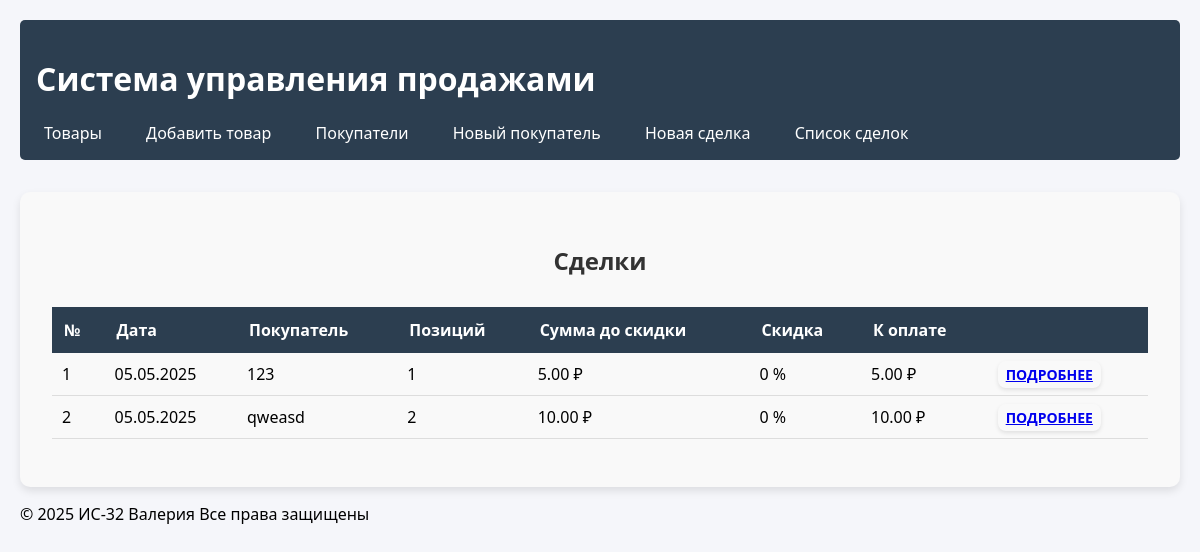
Page /deals/ on the earlier database version.
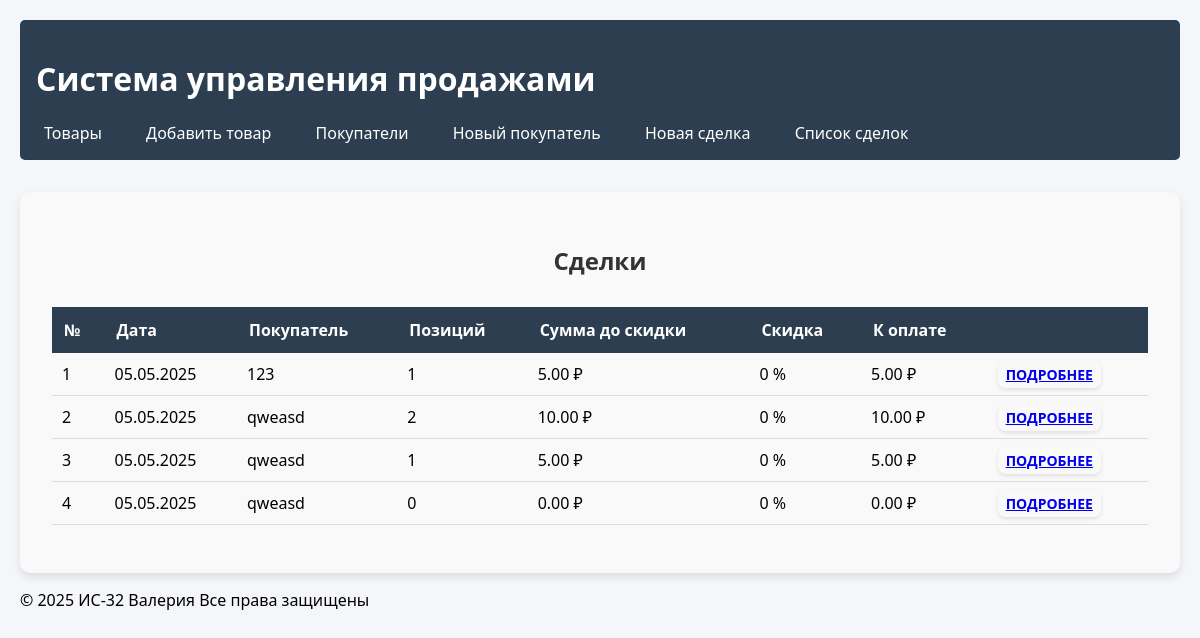
Same page on the later database version.
### sales/models.py (models this page shows, shortened)
class Deal(models.Model):
    customer    = models.ForeignKey(Customer, on_delete=models.CASCADE, verbose_name="Клиент")
    date        = models.DateField("Дата", auto_now_add=True)
    @property
    def total_quantity(self):
        return sum(item.quantity for item in self.items.all())
    @property
    def discount(self):
        qty = self.total_quantity
        if qty >= 1000: return Decimal('0.20')
        if qty >= 100:  return Decimal('0.10')
        if qty >= 10:   return Decimal('0.05')
        return Decimal('0')
    @property
    def subtotal(self):
        return sum(item.product.price * item.quantity for item in self.items.all())
    @property
    def total(self):
        return self.subtotal * (1 - self.discount)

class Customer(models.Model):
    name           = models.CharField("Покупатель", max_length=255)
    address        = models.TextField("Адрес", blank=True)
    phone          = models.CharField("Телефон", max_length=20, blank=True)
    contact_person = models.CharField("Контактное лицо", max_length=255, blank=True)

class DealItem(models.Model):
    deal     = models.ForeignKey(Deal, related_name='items', on_delete=models.CASCADE)
    product  = models.ForeignKey(Product, on_delete=models.CASCADE)
    quantity = models.PositiveIntegerField("Количество", default=1)

class Product(models.Model):
    name  = models.CharField("Наименование", max_length=255)
    price = models.DecimalField("Цена", max_digits=10, decimal_places=2)

### sales/views.py (the view)
# urls.py: path('deals/', deal_list, name='deal_list'),
def deal_list(request):
    deals = Deal.objects.prefetch_related('items__product')
    return render(request, 'sales/deal_list.html', {'deals': deals})

### sales/templatetags/math_filters.py (called while the page is built)
@register.filter
def mul(value, arg):
    try:
        return float(value) * float(arg)
    except:
        return ''

### sales/templates/sales/deal_list.html (shortened to what this page needs)
{% extends 'sales/base.html' %}
{% load humanize %}
{% load humanize math_filters %}
{% block content %}
<div class="container mt-5">
  <h2 class="mb-4">Сделки</h2>
  <table class="table table-striped align-middle">
    <thead>
      <tr>
        <th>№</th>
        <th>Дата</th>
        <th>Покупатель</th>
        <th>Позиций</th>
        <th>Сумма до скидки</th>
        <th>Скидка</th>
        <th>К оплате</th>
        <th></th>
      </tr>
    </thead>
    <tbody>
      {% for deal in deals %}
      <tr>
        <td>{{ deal.id }}</td>
        <td>{{ deal.date|date:"d.m.Y" }}</td>
        <td>{{ deal.customer.name }}</td>
        <td>{{ deal.total_quantity }}</td>
        <td>{{ deal.subtotal|floatformat:2 }} ₽</td>
        <td>{{ deal.discount|mul:100|floatformat:0 }} %</td>
        <td>{{ deal.total|floatformat:2 }} ₽</td>
        <td>
          <a href="{% url 'sales:deal_detail' deal.id %}" class="btn btn-sm btn-outline-secondary">
            Подробнее
          </a>
        </td>
      </tr>
      {% empty %}
      <tr>
        <td colspan="8" class="text-center">Сделок не найдено</td>
      </tr>
      {% endfor %}
    </tbody>
  </table>
</div>
{% endblock %}

Differences in the rows shown:
added Deal: id "3", date "05.05.2025", customer.name "qweasd", total_quantity "1", subtotal "5.00", discount|mul "0", total "5.00"
added Deal: id "4", date "05.05.2025", customer.name "qweasd", total_quantity "0", subtotal "0.00", discount|mul "0", total "0.00"
